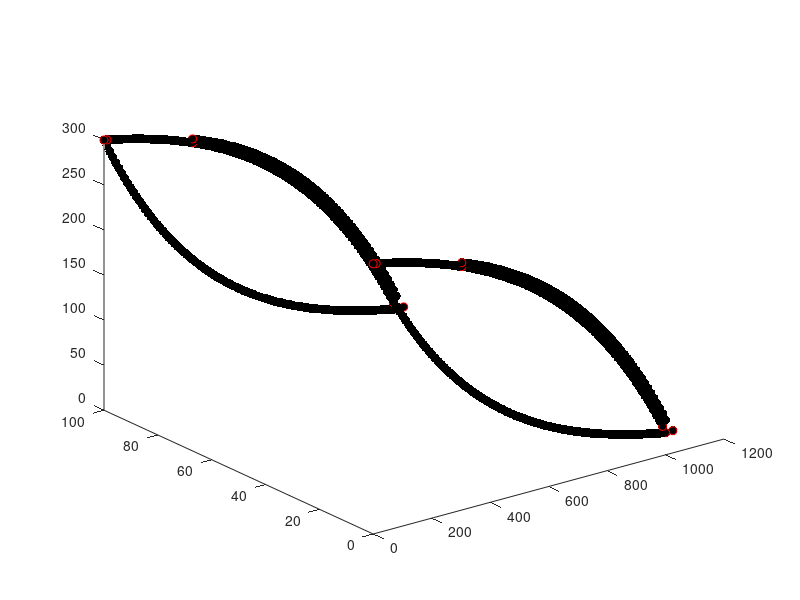

The MATLAB source for this figure:
%% Here's how the node list is going to be set up:
%  . == basal nodes
%  o == surface nodes
% (xxx) == node # in node list 
%
%       o(2*b+s+1)____
%      /              ____
% (2*b+1)  .(b+1)         ---_____             
%    o____                         --------____   (2*b + 2*s)        
%  ./         ------_________                ----____o
%  1\____                    ___________________    / \. (2*b)
%        \__________                            ---o  /(2*b + s)
%                   -----------____________________\./ (b)
%
%%
clear;clf;
% first: what are you going to call this poly file?
str = 'lense3D_3.poly';

x_nodes = 100;                           % number nodes in X-dir
L = 1000;                                % length of domain in X-dir
x = linspace(0,L,x_nodes);               % X-dir


% simple testing:
% bas = zeros(length(x),1);
% srf = 100*ones(length(x),1);
% srf = srf(2:end-1);
% xsrf = x(2:end-1);

basal = 300*exp(-x/400);            % basal position function
a =  -28.3223;                      % ???
n_basal = 2.37e-03;                 % ???
c = 328.3223;                       % ???
surface = a*exp(n_basal*x)+c;       % surface position function
surface = surface(2:end-1);         % trimming the surface topo
x_surface = x(2:end-1);             % x corresponding to # surface pts.
%% dz determination

debris_start = 300;
debris_thickness = 10;
xmax = max(x);


xdebris = x(x > debris_start);
zdebris = [surface(x_surface > debris_start) basal(end)];

%find the slope of the debris thickness increase
m = debris_thickness/(xmax - debris_start);
dz = m*xdebris; %y = mx, equal to thickness of debris on top of surface

zdebris = zdebris + dz; 
debris_end = [debris_thickness+xmax, basal(end)]; %[x, z]

xdebris = [xdebris debris_end(1)+1.5*debris_thickness]; %Make it a bit extra thick at the base by adding 1.5* debris thickness to x value
zdebris = [zdebris debris_end(2)];

glacier_width = 100;                        % width between Y0 / Y1 faces

n_basal = length(basal);        %num basal nodes
n_surface = length(surface);    %num surface nodes
n_debris = length(xdebris);

% useful corner nodes:

b1 = 1;
b2 = n_basal;
b3 = n_basal+1;
b4 = 2*n_basal;

s1 = 2*n_basal + 1;
s2 = 2*n_basal + n_surface;
s3 = 2*n_basal + n_surface + 1;
s4 = 2*n_basal + 2*n_surface;

d1 = 2*n_basal + 2*n_surface + 1;
d2 = 2*n_basal + 2*n_surface + n_debris;
d3 = 2*n_basal + 2*n_surface + n_debris + 1;
d4 = 2*n_basal + 2*n_surface + 2*n_debris;

ds1 = 2*n_basal + n_surface - n_debris + 3;
ds2 = 2*n_basal + 2*n_surface - n_debris + 3;

corners = [b1 b2 b3 b4 s1 s2 s3 s4 d1 d2 d3 d4 ds1 ds2];

%% ---------------------------- NODES ----------------------------------%%
nodes = NaN*ones(n_basal+n_basal+n_surface+n_surface+2*length(zdebris), 4);       % empty node matrix to be filled in

% BASAL nodes: ------------------------------------------------------------
% front side (step one, 1 to b):
for i = 1 : n_basal
    ii = i;
    nodes(i,1) = i;                 % this is the node number
    nodes(i,2) = x(ii);             % x
    nodes(i,3) = glacier_width;     % y, front face
    nodes(i,4) = basal(ii);         % z, basal
end;
% back side: (note the loop counter) (step two, b+1 to 2b)
for i = (n_basal+1) : (2*n_basal)
    ii = i-n_basal;
    nodes(i,1) = i;                 % this is the node number
    nodes(i,2) = x(ii);             % x
    nodes(i,3) = 0;                 % y, back face
    nodes(i,4) = basal(ii);           % z, basal
end;

% SURFACE nodes: ----------------------------------------------------------
% front side: (step 4, 2b+1 to 2b+s)
for i = (2*n_basal) + 1 : (2*n_basal) + n_surface
    ii = i-2*n_basal;
    nodes(i,1) = i;                 % this is the node number
    nodes(i,2) = x_surface(ii);          % x
    nodes(i,3) = glacier_width;                 % y, back face
    nodes(i,4) = surface(ii);           % z, surface
end;
% back side (bounds of loop are written this way for clarity): (step 5,
% 2b+s+1 to 2b+2s)
for i = (2*n_basal + n_surface) + 1 : (2*n_basal + 2*n_surface)
    ii = i-(2*n_basal)-n_surface;
    nodes(i,1) = i;                 % this is the node number
    nodes(i,2) = x_surface(ii);          % x
    nodes(i,3) = 0;                 % y, back face
    nodes(i,4) = surface(ii);           % z, surface
end;

% DEBRIS nodes: ----------------------------------------------------------
% front side:
for i = (2*n_basal + 2*n_surface) + 1 : (2*n_basal + 2*n_surface) + n_debris
    ii = i-2*n_basal-2*n_surface;               %incrementing through this section only
    nodes(i,1) = i;                 % this is the node number
    nodes(i,2) = xdebris(ii);     % x location of this node
    nodes(i,3) = glacier_width;     % y set to glacier width for all nodes
    nodes(i,4) = zdebris(ii);       % z, surface (I think this should be debris surface)
end;
% back side (bounds of loop are written this way for clarity):
for i = (2*n_basal + 2*n_surface + n_debris) + 1 : (2*n_basal + 2*n_surface) + 2*n_debris
    ii = i-(2*n_basal)-2*n_surface-n_debris; % incrementing through this section only
    nodes(i,1) = i;                 % this is the node number
    nodes(i,2) = xdebris(ii);     % x
    nodes(i,3) = 0;                 % y, back face
    nodes(i,4) = zdebris(ii);       % z, surface
end;

% PLOT for sanity check:
plot3(nodes(:,2)  ,nodes(:,3)  ,nodes(:,4),'k.', 'MarkerSize', 20); hold on;
plot3(nodes(corners,2)  ,nodes(corners,3)  ,nodes(corners,4),'ro'); hold on;

%% ---------------------------- FACETS ---------------------------------%%

% Z0 (basal) --------------------------------------------------------------
% z0 face first: you will have (b-1) quadrilateral faces
z0header = NaN*ones(n_basal-1,3); % 3 numbers make up a header
z0facets = NaN*ones(n_basal-1,5); % 1 number saying the number of nodes we'll have
                            % and 4 nodes comprising the actual facet
flag = 16;                  % Z0 flag;
                

for f = 1 : n_basal-1
                             % Here's what the header means:
    z0header(f,1) = 1;       % "1 facet follows this header"
    z0header(f,2) = 0;       % "with 0 attributes"?
    z0header(f,3) = flag;    % "and this (Z0 = 16) flag"

    z0facets(f,1) = 4;      % # of points to follow (4, it's a quadrilateral)
                            % "listed in this order" (follows right-hand
                            % rule, normal vector OUTWARD):
    z0facets(f,2) = f+1;             %   b+f----b+f+1
    z0facets(f,3) = f;               %   |   Z0   |
    z0facets(f,4) = f+n_basal;       %   |        |
    z0facets(f,5) = f+1+n_basal;     %   f------f+1
end;

% Z1 ice (surface) ------------------------------------------------------------
% z1 face next: you will have (s-1) + 1 (left side) + 1 (right side) quadrilateral faces
z1header = NaN*ones(1 + n_surface-1 + 1 ,3); % 3 numbers make up a header
z1facets = NaN*ones(1 + n_surface-1 + 1 ,4); % 1 number saying the number of nodes we'll have
                            % and 4 nodes comprising the actual facet
flag = 32;                  % Z1 flag;

% start w/ left side
z1header(1,1) = 1;
z1header(1,2) = 0;
z1header(1,3) = flag;

z1facets(1,1) = 4;                          %  (b+1)     (2b+s+1)
z1facets(1,2) = 1;                            %  ._________o
z1facets(1,3) = 2*n_basal + 1;                %  |         |
z1facets(1,4) = 2*n_basal + n_surface + 1;    %  |(1)      |
z1facets(1,5) = n_basal + 1;                  %  ._________o (2b+1)

counter = 2; % start after the first facet listed above

% loop over surface
for f = (2*n_basal + 1) : (2*n_basal + n_surface) - 1
    
                             % Here's what the header means:
    z1header(counter,1) = 1;       % "1 facet follows this header"
    z1header(counter,2) = 0;       % "with 0 attributes"?
    if (f >= ds1)
        flag = 0;
    end
    z1header(counter,3) = flag;    % "and this (Z0 = 16) flag"


    z1facets(counter,1) = 4;      % # of points to follow 
                            % "listed in this order" (follows right-hand
                            % rule, normal vector OUTWARD):
    z1facets(counter,2) = f;                %   f+s----f+s+1
    z1facets(counter,3) = f+1;              %   |        |
    z1facets(counter,4) = f+n_surface+1;    %   |        |
    z1facets(counter,5) = f+n_surface;      %   f------f+1
    
    counter = counter + 1;
end;

% end w/ right side
z1header(end,1) = 1;
z1header(end,2) = 0;
z1header(end,3) = 0;

z1facets(end,1) = 4;                            %  (2b+2s)   (2b)
z1facets(end,2) = n_basal;                      %  o_________.
z1facets(end,3) = 2*n_basal;                    %  |         |
z1facets(end,4) = 2*n_basal + 2*n_surface;      %  |(2b+s)   |
z1facets(end,5) = 2*n_basal + n_surface;        %  o_________. (b)

% Z1 debris (surface) ------------------------------------------------------------
% z1 face next: you will have (s-1) + 1 (left side) + 1 (right side) quadrilateral faces
z1debris_header = NaN*ones(1 + n_debris  ,3); % 3 numbers make up a header
z1debris_facets = NaN*ones(1 + n_debris  ,4); % 1 number saying the number of nodes we'll have
                            % and 4 nodes comprising the actual facet
flag = 32;                  % Z1 flag;

% start w/ left side
z1debris_header(1,1) = 1;
z1debris_header(1,2) = 0;
z1debris_header(1,3) = flag;

z1debris_facets(1,1) = 4;                          
z1debris_facets(1,2) = ds1-1;                         
z1debris_facets(1,3) = d1;                
z1debris_facets(1,4) = d3;   
z1debris_facets(1,5) = ds2-1;                 

counter = 2; % start after the first facet listed above

% loop over surface
for f = d1 : d2 - 1
    
                             % Here's what the header means:
    z1debris_header(counter,1) = 1;       % "1 facet follows this header"
    z1debris_header(counter,2) = 0;       % "with 0 attributes"?
    z1debris_header(counter,3) = flag;    % "and this (Z0 = 32) flag"


    z1debris_facets(counter,1) = 4;      % # of points to follow 
                            % "listed in this order" (follows right-hand
                            % rule, normal vector OUTWARD):
    z1debris_facets(counter,2) = f;                %   f+s----f+s+1
    z1debris_facets(counter,3) = f+1;              %   |        |
    z1debris_facets(counter,4) = f+n_debris+1;     %   |        |
    z1debris_facets(counter,5) = f+n_debris;       %   f------f+1
    
    counter = counter + 1;
end;

% last facet tucks under, connecting last debris node to last basal ice
% mode
flag = 16;
z1debris_header(end,1) = 1;
z1debris_header(end,2) = 0;
z1debris_header(end,3) = flag;

z1debris_facets(end,1) = 4;                          
z1debris_facets(end,2) = d4;                         
z1debris_facets(end,3) = d2;                
z1debris_facets(end,4) = b2;   
z1debris_facets(end,5) = b4;

% Y0 (front side) ---------------------------------------------------------
% on the front side you'll have (s-1) quadrilateral elements and (2)
% triangular elements (on the left and right sides -- deal w/ those last)
y0header = NaN*ones(n_surface-1,3); % 3 numbers make up a header
y0facets = NaN*ones(n_surface-1,5); % 1 number saying the number of nodes we'll have
                            % and 4 nodes comprising the actual facet
flag = 4;                   % Y0 flag;


% this is a really important array: 
%   the 1st column are front basal node numbers excluding the ends
%   the 2nd column are front surface node numbers:
indices = [[2:n_basal-1]' [2*n_basal+1:2*n_basal+n_surface]']; % call it I in the pic below

for f = 1 : n_surface-1
    y0header(f,1) = 1;
    y0header(f,2) = 0;
    y0header(f,3) = flag;

    y0facets(f,1) = 4;                   %  I(f,2)   I(f+1,2)
    y0facets(f,2) = indices(f,1);        %  o_________o
    y0facets(f,3) = indices(f+1,1);      %  |         |
    y0facets(f,4) = indices(f+1,2);      %  |I(f,1)   |
    y0facets(f,5) = indices(f,2);        %  ._________. I(f+1,1)
end

% Y1 (back side) ;) -------------------------------------------------------
% on the back side you'll have (s-1) quadrilateral elements and (2)
% triangular elements (on the left and right sides -- deal w/ those last)
y1header = NaN*ones(n_surface-1,3); % 3 numbers make up a header
y1facets = NaN*ones(n_surface-1,5); % 1 number saying the number of nodes we'll have
                            % and 4 nodes comprising the actual facet
flag = 8;                   % Y1 flag;


% this is a really important array: 
%   the 1st column are front basal node numbers excluding the ends
%   the 2nd column are front surface node numbers: (should maybe say "back"
%   not "front"?
indices = [[n_basal+2:n_basal+n_basal-1]' [2*n_basal+n_surface+1:2*n_basal+2*n_surface]']; % call it I in the pic below

for f = 1 : n_surface-1
    y1header(f,1) = 1;
    y1header(f,2) = 0;
    y1header(f,3) = flag;               % Note that outward normal is INTO
                                        % page for this order:
    y1facets(f,1) = 4;                  %  I(f,2)   I(f+1,2)
    y1facets(f,2) = indices(f+1,1);     %  o_________o
    y1facets(f,3) = indices(f,1);       %  |         |
    y1facets(f,4) = indices(f,2);       %  |I(f,1)   |
    y1facets(f,5) = indices(f+1,2);     %  ._________. I(f+1,1)
end

% Y0 / Y1 TRIANGULAR FACETS ON LEFT AND RIGHT SIDE ------------------------
% there are 4 of these

yTRIhead = NaN*ones(4,3);
yTRIface = NaN*ones(4,4); % now we have 3 pts defining a facet, so 4 cols

% Y0 (front) triangles
flag = 4;

% left:
yTRIhead(1,:) = [1 0 flag];
yTRIface(1,:) = [3      1       2       (2*n_basal+1)];    
% right:
yTRIhead(2,:) = [1 0 flag];
yTRIface(2,:) = [3      (n_basal-1)   n_basal       (2*n_basal+n_surface)];      

% Y1 (back) triangles 
flag = 8;

% left:
yTRIhead(3,:) = [1 0 flag];
yTRIface(3,:) = [3      (n_basal+2)   (n_basal+1)   (2*n_basal+n_surface+1)];    
% right:
yTRIhead(4,:) = [1 0 flag];
yTRIface(4,:) = [3      (2*n_basal)   (2*n_basal-1) (2*n_basal+2*n_surface)];

%% DEBRIS FACETS left / right side -----------------------------------------
% Y0D (front debris side) -------------------------------------------------
% on the front side you'll have (d-1) quadrilateral elements and (2)
% triangular elements (on the left and right sides -- deal w/ those last)
flag = 4;                   % Y0 flag;

% this is a really important array: 
%   the 1st column are front surface nodes excluding those before the
%   debris and at the ends
%   the 2nd column are the debris surface nodes excluding the start and the
%   end?
surf_indices = [(ds1:s2) b2]; %+1 for indexing, +1 to skip the first
debris_indices = [d1:d2-1]; %+1 for indexing, +1 to skip the first 

indices = [surf_indices' debris_indices']; % call it I in the pic below

%preallocate
y0header_debris = NaN*ones(length(indices)-1,3);
y0facets_debris = NaN*ones(length(indices)-1,5);

% Debris Y0
for f = 1 : length(indices)-1
    y0header_debris(f,1) = 1;
    y0header_debris(f,2) = 0;
    y0header_debris(f,3) = flag;

    y0facets_debris(f,1) = 4;                   %  I(f,2)   I(f+1,2)
    y0facets_debris(f,2) = indices(f,1);        %  o_________o
    y0facets_debris(f,3) = indices(f,2);      %  |         |
    y0facets_debris(f,4) = indices(f+1,2);      %  |I(f,1)   |
    y0facets_debris(f,5) = indices(f+1,1);        %  ._________. I(f+1,1)
end


% Y1D (back debris side) -------------------------------------------------
% on the front side you'll have (d-1) quadrilateral elements and (2)
% triangular elements (on the left and right sides -- deal w/ those last)
flag = 8;                   % Y1 flag;


% this is a really important array: 
%   the 1st column are front surface nodes excluding those before the
%   debris and at the ends
%   the 2nd column are the debris surface nodes excluding the start and the
%   end?

surf_indices = [(ds2:s4) b4];
debris_indices = [d3:d4-1];

indices = [surf_indices' debris_indices']; % call it I in the pic below

%preallocate
y1header_debris = zeros(length(indices)-1,3);
y1facets_debris = zeros(length(indices)-1,5);

% Debris Y0
for f = 1 : length(indices)-1
    y1header_debris(f,1) = 1;
    y1header_debris(f,2) = 0;
    y1header_debris(f,3) = flag;

    y1facets_debris(f,1) = 4;                   %  I(f,2)   I(f+1,2)
    y1facets_debris(f,2) = indices(f,1);        %  o_________o
    y1facets_debris(f,3) = indices(f+1,1);      %  |         |
    y1facets_debris(f,4) = indices(f+1,2);      %  |I(f,1)   |
    y1facets_debris(f,5) = indices(f,2);        %  ._________. I(f+1,1)
end

%% Figure out debris layer triangular facets

% Y0D / Y1D TRIANGULAR FACETS ON LEFT AND RIGHT SIDE ----------------------
% there are 4 of these

yTRIhead_debris = NaN*ones(4,3);
yTRIface_debris = NaN*ones(4,4); % now we have 3 pts defining a facet, so 4 cols

% Y0 (front) triangles
flag = 4;

% left:
yTRIhead_debris(1,:) = [1 0 flag];
yTRIface_debris(1,:) = [3 d1 ds1 ds1-1]; %not sure what the first numbers are here
% right:
yTRIhead_debris(2,:) = [1 0 flag];
yTRIface_debris(2,:) = [3 b2 d2-1 d2]; %what does the 3 mean

% Y1 (back) triangles 
flag = 8;

% left:
yTRIhead_debris(3,:) = [1 0 flag];
yTRIface_debris(3,:) = [3 d3 ds2-1 ds2];    
% right:
yTRIhead_debris(4,:) = [1 0 flag];
yTRIface_debris(4,:) = [3 d4 d4-1 b4];

%% BECAUSE C++ / TETGEN LIBRARY NUMBER EVERYTHING STARTING FROM 0, WE 
%  SUBTRACT 1 EVERYWHERE.

% concatenate all the header / facet lists for QUADRILATERAL ELEMENTS:
header4 = [z0header;
          z1header;
          z1debris_header;
          y0header;
          y1header;
          y0header_debris;
          y1header_debris];

facets4 = [z0facets;
          z1facets;
          z1debris_facets;
          y0facets;
          y1facets;
          y0facets_debris;
          y1facets_debris];

tri_facets = [yTRIface;
              yTRIface_debris];
          
tri_headers = [yTRIhead;
               yTRIhead_debris];

      
% now subtract 1 from the node list:
nodes(:,1) = nodes(:,1) - 1;
% now subtract 1 from the facets4 and yTRIface and yTRIface_debris lists:
facets4 (:,2:5) = facets4 (:,2:5) - 1;
tri_facets(:,2:4) = tri_facets(:,2:4) - 1;


%% NOW WE WRITE TO FILE
format short g
fid = fopen(str,'w');

% node header:
fmt    = '%d %d %d %d\n';
header = [length(nodes) 3   0   0];
fprintf(fid, fmt, header);

% write nodes:
fmt    = '%d %f %f %f\n';
for n = 1:length(nodes)
    fprintf(fid, fmt, nodes(n,:));
end;

% facet header:
n_facets = length(header4) + length(tri_headers); %why are we counting facets by headers
header = [n_facets 1];
fmt    = '%d %d\n';
fprintf(fid, fmt, header);

% write quadrilateral facets 
% (alternate header and facet row by row)
n_quads = length(header4);
fmthead  = '%d %d %d\n';
fmtfacet = '%d %d %d %d %d\n';
for n = 1:n_quads
    fprintf(fid, fmthead , header4(n,:));
    fprintf(fid, fmtfacet, facets4(n,:));
end;

% same for triangular elements:
n_tris = length(tri_headers);
fmtfacet = '%d %d %d %d\n';
for n = 1:n_tris
    fprintf(fid, fmthead , tri_headers(n,:));
    fprintf(fid, fmtfacet, tri_facets(n,:));
end;

% our mesh has 0 holes:
fprintf(fid, '%d\n', 0);

% number of regions?
REGIONS = 2; % ICE --- ROCK --- ICE
fprintf(fid, '%d\n', REGIONS);

% region description:
%         [region #     x0        y0                z0      nmat    maximum elem. size]
regions = [0            mean(x)   glacier_width/2   100     0           1e9;
           1            mean(x)   glacier_width/2   240     1           1e9];

fmt = '%d %f %f %f %d %f\n';
for n = 1:REGIONS
    fprintf(fid,fmt,regions(n,:));
end;
fclose(fid);
      












































